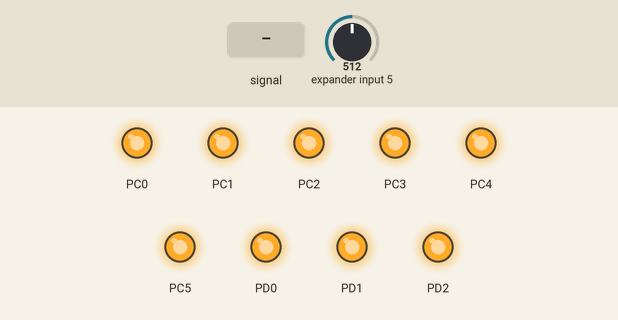
This program was run on a simulated ATmega168, built with avr-gcc and emulated at 1 MHz. Shown: output pins drawn as LEDs (lit = HIGH). Inputs (shaded band) come from the test bench; at power-on: expander input 5 = 512.

Above: at 1.2 s.
1.3 s: expander input 5 fed a 200 Hz sine of ±81 counts around its level
At 2.72 s:
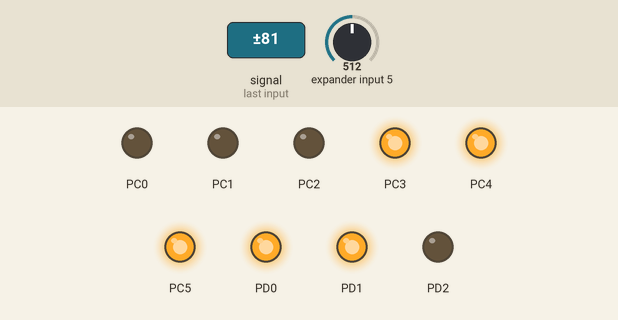
4.3 s: expander input 5 set to 716
At 5.1 s:
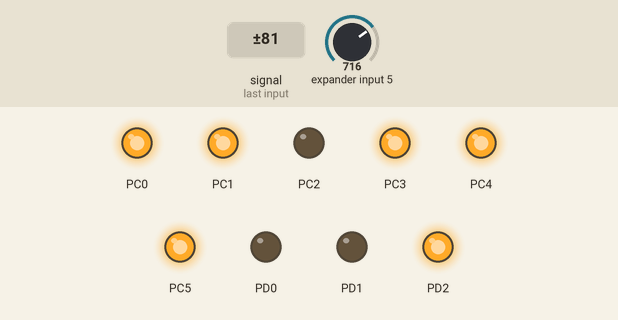
7.3 s: expander input 5 set to 511
At 8.9 s:
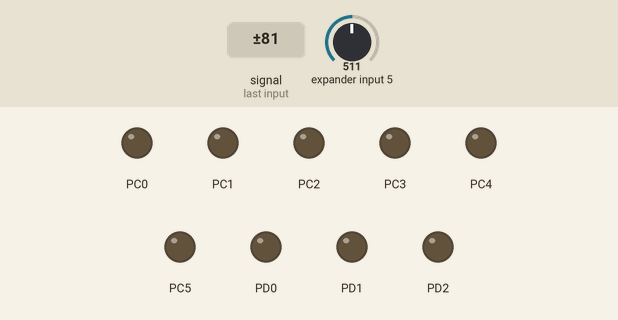
9.6 s: expander input 5 set to 306
At 9.95 s:
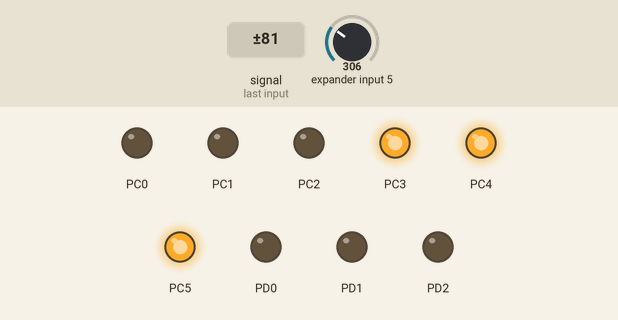
11.8 s: expander input 5 set to 245
At 12.3 s:
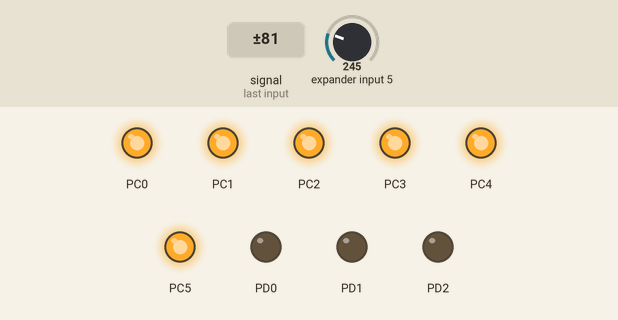
13.9 s: expander input 5 set to 122
At 15.5 s:
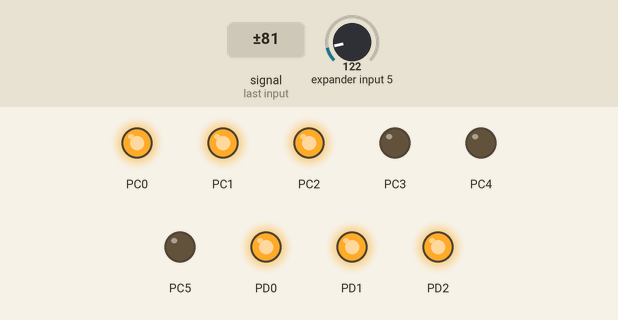
Timing chart, 0 to 17.4 s (numbered marks = the images above; inputs shaded):
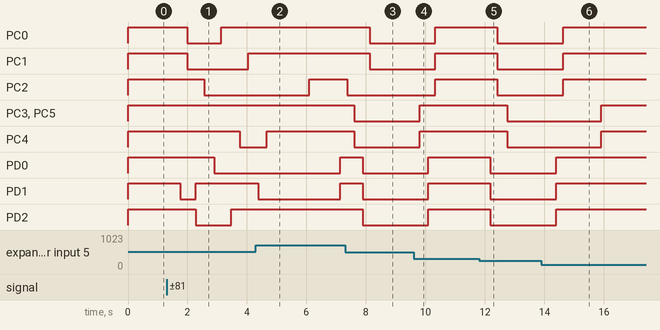

Measured:
- after the input at 1.3 s, PC0: HIGH → LOW after 0.69 s, → HIGH 1.1 s later; PC1: HIGH → LOW after 0.69 s, → HIGH 2.0 s later; PC2: HIGH → LOW after 1.3 s; PC4: HIGH → LOW after 2.5 s; PD0: HIGH → LOW after 1.6 s
- after the input at 4.3 s, PC0: stays HIGH (without the input it goes to LOW after 0.84 s); PC1: stays HIGH (without the input it goes to LOW after 2.3 s); PC3, PC5: stays HIGH (without the input it goes to LOW after 2.0 s); PC4: goes on until 4.7 s, then stays HIGH; PD2: stays HIGH (without the input it goes to LOW after 0.07 s)
- after the input at 7.3 s, PC0, PC1: HIGH → LOW after 0.82 s; PC2: HIGH → LOW after 0.06 s; PC3–5: HIGH → LOW after 0.30 s; PD0–2: HIGH → LOW after 0.59 s
- after the input at 9.6 s, PC0–2: LOW → HIGH after 0.74 s; PC3–5: LOW → HIGH after 0.21 s; PD0–2: LOW → HIGH after 0.50 s
- after the input at 11.8 s, PC0–2: HIGH → LOW after 0.62 s; PC3–5: HIGH → LOW after 0.96 s; PD0–2: HIGH → LOW after 0.39 s
- after the input at 13.9 s, PC0–2: LOW → HIGH after 0.74 s; PC3–5: LOW → HIGH after 2.0 s; PD0–2: LOW → HIGH after 0.50 s

The program:

main.c
```c
#include <avr/io.h>
#include <avr/sfr_defs.h>
#include <stdio.h>

#include "add_lib.c"
#include "delays_lib.c"
#include "adc_M168_lib.c"

void SetLeds_0(uint8_t n){
if (n==0){
	sbi(PORTD,0); sbi(PORTD,1); sbi(PORTD,2);
	return;
	};
if (n==1){
	cbi(PORTD,0); sbi(PORTD,1); sbi(PORTD,2);
	return;
	};
if (n==2){
	sbi(PORTD,0); cbi(PORTD,1); sbi(PORTD,2);
	return;
	};
if (n==3){
	sbi(PORTD,0); sbi(PORTD,1); cbi(PORTD,2);
	return;
	};
if (n==4){
	cbi(PORTD,0); cbi(PORTD,1); sbi(PORTD,2);
	return;
	};
if (n==5){
	sbi(PORTD,0); cbi(PORTD,1); cbi(PORTD,2);
	return;
	};
if (n==6){
	cbi(PORTD,0); sbi(PORTD,1); cbi(PORTD,2);
	return;
	};
if (n==7){
	cbi(PORTD,0); cbi(PORTD,1); cbi(PORTD,2);
	return;
	};
}

void SetLeds_1(uint8_t n){
if (n==0){
	sbi(PORTC,0); sbi(PORTC,1); sbi(PORTC,2);
	return;
	};
if (n==1){
	cbi(PORTC,0); sbi(PORTC,1); sbi(PORTC,2);
	return;
	};
if (n==2){
	sbi(PORTC,0); cbi(PORTC,1); sbi(PORTC,2);
	return;
	};
if (n==3){
	sbi(PORTC,0); sbi(PORTC,1); cbi(PORTC,2);
	return;
	};
if (n==4){
	cbi(PORTC,0); cbi(PORTC,1); sbi(PORTC,2);
	return;
	};
if (n==5){
	sbi(PORTC,0); cbi(PORTC,1); cbi(PORTC,2);
	return;
	};
if (n==6){
	cbi(PORTC,0); sbi(PORTC,1); cbi(PORTC,2);
	return;
	};
if (n==7){
	cbi(PORTC,0); cbi(PORTC,1); cbi(PORTC,2);
	return;
	};
}

void SetLeds_2(uint8_t n){
if (n==0){
	sbi(PORTC,3); sbi(PORTC,4); sbi(PORTC,5);
	return;
	};
if (n==1){
	cbi(PORTC,3); sbi(PORTC,4); sbi(PORTC,5);
	return;
	};
if (n==2){
	sbi(PORTC,3); cbi(PORTC,4); sbi(PORTC,5);
	return;
	};
if (n==3){
	sbi(PORTC,3); sbi(PORTC,4); cbi(PORTC,5);
	return;
	};
if (n==4){
	cbi(PORTC,3); cbi(PORTC,4); sbi(PORTC,5);
	return;
	};
if (n==5){
	sbi(PORTC,3); cbi(PORTC,4); cbi(PORTC,5);
	return;
	};
if (n==6){
	cbi(PORTC,3); sbi(PORTC,4); cbi(PORTC,5);
	return;
	};
if (n==7){
	cbi(PORTC,3); cbi(PORTC,4); cbi(PORTC,5);
	return;
	};
}

uint8_t GetRND(void){
uint8_t i=0;
uint8_t n=0;

for (i=0;i<255;i++){
	if ((adc_Read(7)&0x1)>0) n++;
	};

return (n%8);
}


int main(void){

sbi(PORTD,0); sbi(PORTD,1); sbi(PORTD,2);
sbi(PORTC,0); sbi(PORTC,1); sbi(PORTC,2);
sbi(PORTC,3); sbi(PORTC,4); sbi(PORTC,5);
sbi(DDRD,0); sbi(DDRD,1); sbi(DDRD,2);
sbi(DDRC,5); sbi(DDRC,4); sbi(DDRC,3);
sbi(DDRC,2); sbi(DDRC,1); sbi(DDRC,0);

adc_Init();

uint8_t T0=0;
uint8_t T1=0;
uint8_t T2=0;

while (1){
	if (T0==0){
		T0=GetRND()+1;
		SetLeds_0(GetRND());
		};

	if (T1==0){
		T1=GetRND()+1;
		SetLeds_1(GetRND());
		};

	if (T2==0){
		T2=GetRND()+1;
		SetLeds_2(GetRND());
		};

	delay_ms(50);

	T0--; T1--; T2--;
	};

return(0);
}
```

adc_M168_lib.c
```c
#define ADC_VREF_TYPE 0x00

void adc_Init(void){
// ADC initialization
// ADC Clock frequency: 500,000 kHz
// ADC Voltage Reference: AREF pin
// ADC High Speed Mode: Off
// ADC Auto Trigger Source: None
ADMUX=ADC_VREF_TYPE & 0xff;
ADCSRA=0x85;
//SFIOR&=0xEF;
}

// Read the AD conversion result
uint16_t adc_Read(uint8_t adc_input){
ADMUX=adc_input | (ADC_VREF_TYPE & 0xff);
// Delay needed for the stabilization of the ADC input voltage
delay_us(10);
// Start the AD conversion
ADCSRA|=0x40;
// Wait for the AD conversion to complete
while ((ADCSRA & 0x10)==0);
ADCSRA|=0x10;
return ADCW;
}
```

add_lib.c
```c
#define 	inp(port)   (port)
#define 	outp(val, port)   (port) = (val)
#define 	inb(port)   (port)
#define 	outb(port, val)   (port) = (val)

#ifndef	sbi
#	define 	sbi(port, bit)   ((port) |= (1 << (bit)))
#endif

#ifndef	cbi
#	define 	cbi(port, bit)   ((port) &= ~(1 << (bit)))
#endif

#define 	inbit(port, bit)   ((port)&(1 << (bit)))

#ifndef	wdr
#	define 	wdr()   asm("wdr")
#endif

#ifndef	nop
#	define 	nop()   asm("nop")
#endif

#ifndef	wdr
#	define 	sei()   asm("sei")
#endif

#ifndef	nop
#	define 	cli()   asm("cli")
#endif


#define u8		uint8_t
#define u16		uint16_t
#define i8		int8_t
#define i16		int16_t

#define On 1
#define Off 0
#define on 1
#define off 0
#define ON 1
#define OFF 0

#define _b0 0x01
#define _b1 0x02
#define _b2 0x04
#define _b3 0x08
#define _b4 0x10
#define _b5 0x20
#define _b6 0x40
#define _b7 0x80

#define _ib0 255-0x01
#define _ib1 255-0x02
#define _ib2 255-0x04
#define _ib3 255-0x08
#define _ib4 255-0x10
#define _ib5 255-0x20
#define _ib6 255-0x40
#define _ib7 255-0x80
```

delays_lib.c
```c
/*
Delays with "wdr"
*/


#include <inttypes.h>

#if !defined(__DOXYGEN__)
static inline void delay_loop_1(uint8_t __count) __attribute__((always_inline));
static inline void delay_loop_2(uint16_t __count) __attribute__((always_inline));
static inline void delay_us(double __us) __attribute__((always_inline));
static inline void delay_ms(double __ms) __attribute__((always_inline));
#endif

#ifndef F_CPU
/* prevent compiler error by supplying a default */
# warning "F_CPU not defined for <util/delay.h>"
# define F_CPU 1000000UL
#endif

#ifndef __OPTIMIZE__
# warning "Compiler optimizations disabled; functions from <util/delay.h> won't work as designed"
#endif


/** \ingroup util_delay_basic

    Delay loop using an 8-bit counter \c __count, so up to 256
    iterations are possible.  (The value 256 would have to be passed
    as 0.)  The loop executes three CPU cycles per iteration, not
    including the overhead the compiler needs to setup the counter
    register.

    Thus, at a CPU speed of 1 MHz, delays of up to 768 microseconds
    can be achieved.
*/

void
delay_loop_1(uint8_t __count)
{
	__asm__ volatile (
		"1: dec %0" "\n\t"
		"wdr" "\n\t"
		"brne 1b"
		: "=r" (__count)
		: "0" (__count)
	);
}

/** \ingroup util_delay_basic

    Delay loop using a 16-bit counter \c __count, so up to 65536
    iterations are possible.  (The value 65536 would have to be
    passed as 0.)  The loop executes four CPU cycles per iteration,
    not including the overhead the compiler requires to setup the
    counter register pair.

    Thus, at a CPU speed of 1 MHz, delays of up to about 262.1
    milliseconds can be achieved.
 */
void
delay_loop_2(uint16_t __count)
{
	__asm__ volatile (
		"1: sbiw %0,1" "\n\t"
		"wdr" "\n\t"
		"brne 1b"
		: "=w" (__count)
		: "0" (__count)
	);
}

/**
   \ingroup util_delay

   Perform a delay of \c __ms milliseconds, using _delay_loop_2().

   The macro F_CPU is supposed to be defined to a
   constant defining the CPU clock frequency (in Hertz).

   The maximal possible delay is 262.14 ms / F_CPU in MHz.

   When the user request delay which exceed the maximum possible one,
   _delay_ms() provides a decreased resolution functionality. In this
   mode _delay_ms() will work with a resolution of 1/10 ms, providing
   delays up to 6.5535 seconds (independent from CPU frequency).  The
   user will not be informed about decreased resolution.
 */
void
delay_ms(double __ms)
{
	uint16_t __ticks;
	double __tmp = ((F_CPU) / 5e3) * __ms;
	if (__tmp < 1.0)
		__ticks = 1;
	else if (__tmp > 65535)
	{
		//	__ticks = requested delay in 1/10 ms
		__ticks = (uint16_t) (__ms * 10.0);
		while(__ticks)
		{
			// wait 1/10 ms
			delay_loop_2(((F_CPU) / 5e3) / 10);
			__ticks --;
		}
		return;
	}
	else
		__ticks = (uint16_t)__tmp;
	delay_loop_2(__ticks);
}


/**
   \ingroup util_delay

   Perform a delay of \c __us microseconds, using _delay_loop_1().

   The macro F_CPU is supposed to be defined to a
   constant defining the CPU clock frequency (in Hertz).

   The maximal possible delay is 768 us / F_CPU in MHz.

   If the user requests a delay greater than the maximal possible one,
   _delay_us() will automatically call _delay_ms() instead.  The user
   will not be informed about this case.
 */
void
delay_us(double __us)
{
	uint8_t __ticks;
	double __tmp = ((F_CPU) / 4e6) * __us;
	if (__tmp < 1.0)
		__ticks = 1;
	else if (__tmp > 255)
	{
		delay_ms(__us / 1000.0);
		return;
	}
	else
		__ticks = (uint8_t)__tmp;
	delay_loop_1(__ticks);
}
```

work_f.c
```c
//Tok enable
#define d_TokEn_bit		5
#define d_TokEn_ddr		DDRA
#define d_TokEn_port	PORTA


void WorkInit(void){
//Âõîäû çàäàíèÿ âðåìåíè ìåæäó êàäðàìè
//sbi(DDRB,5); sbi(PORTB,5);//Led

}
```
